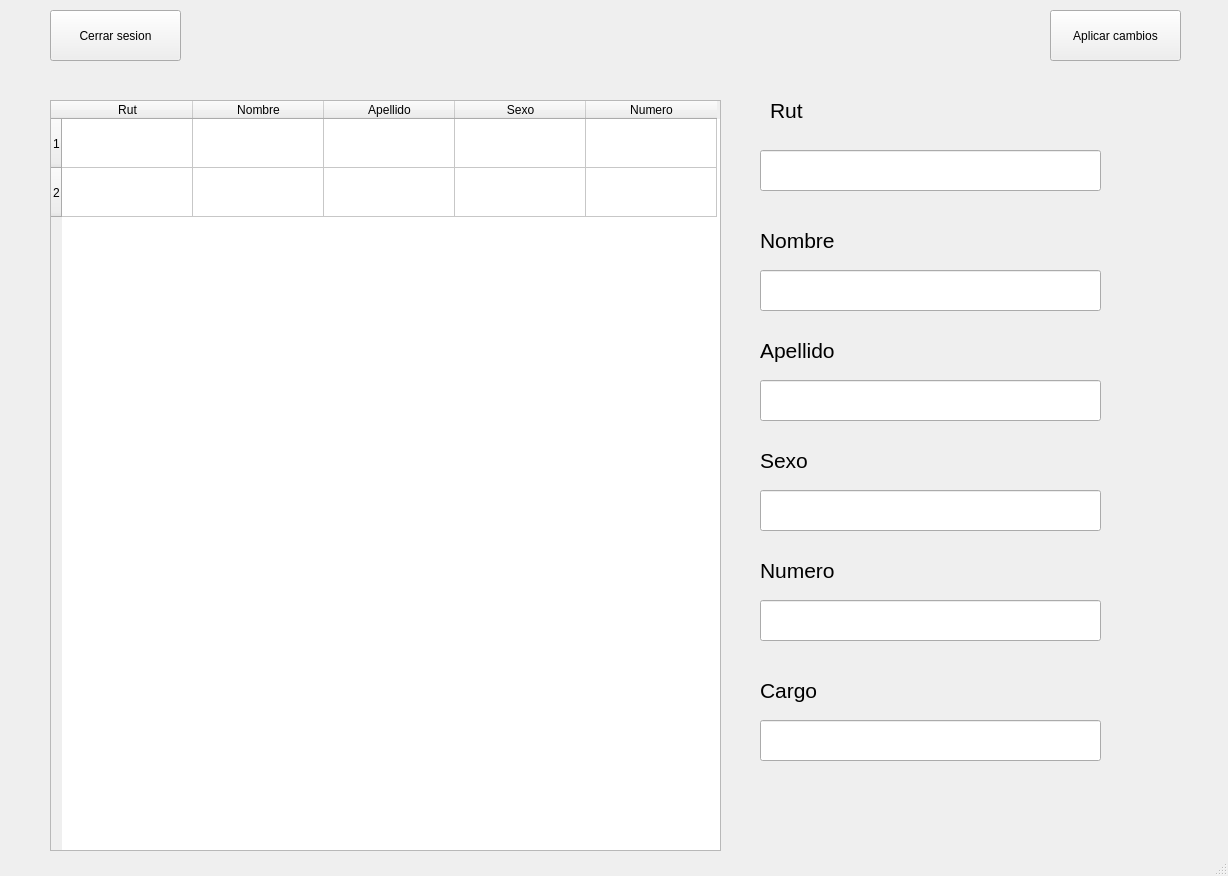
<?xml version="1.0" encoding="UTF-8"?>
<ui version="4.0">
 <class>MainWindow</class>
 <widget class="QMainWindow" name="MainWindow">
  <property name="geometry">
   <rect>
    <x>0</x>
    <y>0</y>
    <width>1228</width>
    <height>876</height>
   </rect>
  </property>
  <property name="windowTitle">
   <string>MainWindow</string>
  </property>
  <widget class="QWidget" name="centralwidget">
   <widget class="QTableWidget" name="tableWidget">
    <property name="geometry">
     <rect>
      <x>50</x>
      <y>100</y>
      <width>671</width>
      <height>751</height>
     </rect>
    </property>
    <attribute name="horizontalHeaderDefaultSectionSize">
     <number>131</number>
    </attribute>
    <attribute name="verticalHeaderDefaultSectionSize">
     <number>49</number>
    </attribute>
    <row>
     <property name="text">
      <string>1</string>
     </property>
    </row>
    <row>
     <property name="text">
      <string>2</string>
     </property>
    </row>
    <column>
     <property name="text">
      <string>Rut</string>
     </property>
     <property name="textAlignment">
      <set>AlignCenter</set>
     </property>
    </column>
    <column>
     <property name="text">
      <string>Nombre</string>
     </property>
    </column>
    <column>
     <property name="text">
      <string>Apellido</string>
     </property>
    </column>
    <column>
     <property name="text">
      <string>Sexo</string>
     </property>
    </column>
    <column>
     <property name="text">
      <string>Numero</string>
     </property>
    </column>
    <item row="0" column="0">
     <property name="font">
      <font>
       <pointsize>12</pointsize>
       <weight>50</weight>
       <bold>false</bold>
      </font>
     </property>
     <property name="textAlignment">
      <set>AlignCenter</set>
     </property>
    </item>
   </widget>
   <widget class="QPushButton" name="pushButton_2">
    <property name="geometry">
     <rect>
      <x>1050</x>
      <y>10</y>
      <width>131</width>
      <height>51</height>
     </rect>
    </property>
    <property name="text">
     <string>Aplicar cambios</string>
    </property>
   </widget>
   <widget class="QLineEdit" name="lineEdit">
    <property name="geometry">
     <rect>
      <x>760</x>
      <y>150</y>
      <width>341</width>
      <height>41</height>
     </rect>
    </property>
    <property name="text">
     <string/>
    </property>
   </widget>
   <widget class="QLineEdit" name="lineEdit_2">
    <property name="geometry">
     <rect>
      <x>760</x>
      <y>270</y>
      <width>341</width>
      <height>41</height>
     </rect>
    </property>
    <property name="text">
     <string/>
    </property>
   </widget>
   <widget class="QLineEdit" name="lineEdit_3">
    <property name="geometry">
     <rect>
      <x>760</x>
      <y>380</y>
      <width>341</width>
      <height>41</height>
     </rect>
    </property>
   </widget>
   <widget class="QLineEdit" name="lineEdit_4">
    <property name="geometry">
     <rect>
      <x>760</x>
      <y>490</y>
      <width>341</width>
      <height>41</height>
     </rect>
    </property>
   </widget>
   <widget class="QLineEdit" name="lineEdit_5">
    <property name="geometry">
     <rect>
      <x>760</x>
      <y>600</y>
      <width>341</width>
      <height>41</height>
     </rect>
    </property>
   </widget>
   <widget class="QLineEdit" name="lineEdit_6">
    <property name="geometry">
     <rect>
      <x>760</x>
      <y>720</y>
      <width>341</width>
      <height>41</height>
     </rect>
    </property>
   </widget>
   <widget class="QLabel" name="label">
    <property name="geometry">
     <rect>
      <x>770</x>
      <y>90</y>
      <width>161</width>
      <height>41</height>
     </rect>
    </property>
    <property name="font">
     <font>
      <pointsize>16</pointsize>
     </font>
    </property>
    <property name="text">
     <string>Rut</string>
    </property>
   </widget>
   <widget class="QLabel" name="label_2">
    <property name="geometry">
     <rect>
      <x>760</x>
      <y>220</y>
      <width>161</width>
      <height>41</height>
     </rect>
    </property>
    <property name="font">
     <font>
      <pointsize>16</pointsize>
     </font>
    </property>
    <property name="text">
     <string>Nombre</string>
    </property>
   </widget>
   <widget class="QLabel" name="label_4">
    <property name="geometry">
     <rect>
      <x>760</x>
      <y>440</y>
      <width>161</width>
      <height>41</height>
     </rect>
    </property>
    <property name="font">
     <font>
      <pointsize>16</pointsize>
     </font>
    </property>
    <property name="text">
     <string>Sexo</string>
    </property>
   </widget>
   <widget class="QLabel" name="label_5">
    <property name="geometry">
     <rect>
      <x>760</x>
      <y>550</y>
      <width>161</width>
      <height>41</height>
     </rect>
    </property>
    <property name="font">
     <font>
      <pointsize>16</pointsize>
     </font>
    </property>
    <property name="text">
     <string>Numero</string>
    </property>
   </widget>
   <widget class="QLabel" name="label_6">
    <property name="geometry">
     <rect>
      <x>760</x>
      <y>670</y>
      <width>161</width>
      <height>41</height>
     </rect>
    </property>
    <property name="font">
     <font>
      <pointsize>16</pointsize>
     </font>
    </property>
    <property name="text">
     <string>Cargo</string>
    </property>
   </widget>
   <widget class="QLabel" name="label_3">
    <property name="geometry">
     <rect>
      <x>760</x>
      <y>330</y>
      <width>161</width>
      <height>41</height>
     </rect>
    </property>
    <property name="font">
     <font>
      <pointsize>16</pointsize>
     </font>
    </property>
    <property name="text">
     <string>Apellido</string>
    </property>
   </widget>
   <widget class="QPushButton" name="pushButton_3">
    <property name="geometry">
     <rect>
      <x>50</x>
      <y>10</y>
      <width>131</width>
      <height>51</height>
     </rect>
    </property>
    <property name="text">
     <string>Cerrar sesion</string>
    </property>
   </widget>
  </widget>
  <widget class="QStatusBar" name="statusbar"/>
 </widget>
 <resources/>
 <connections/>
</ui>
